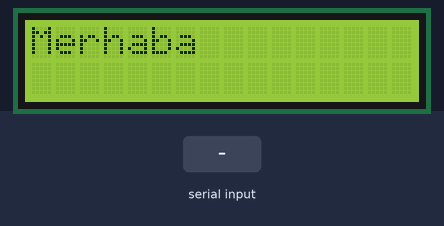
Recording of a sketch running on a simulated Arduino Uno, built with avr-gcc and run on an emulated ATmega328P. Shown: 16×2 character LCD. The inputs (shaded band) are chosen by the test bench.

Above: at 0.1 s.
2.3 s: "1" received over Serial
At 3.8 s:
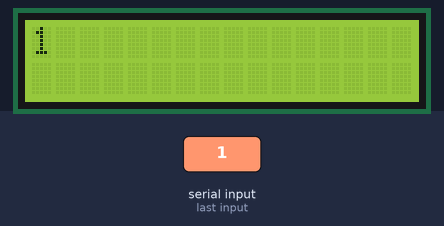
At 6.5 s:
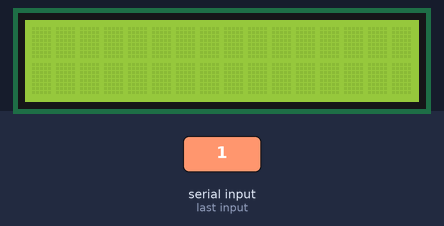
Timing chart, 0 to 8.0 s (numbered marks = the images above; inputs shaded):
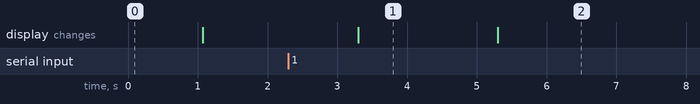

Measured:
- after the input at 2.3 s, the display: changes after 1.0 s (image 1)
- what the display in image 1 shows lasts 2.0 s, from 3.3 s to 5.3 s

The sketch:

arduino_lcdekran.ino
```cpp
#include <LiquidCrystal_I2C.h>
#include <Wire.h>

LiquidCrystal_I2C lcdekranim(0x27, 16, 2);

void setup()
{
  Serial.begin(9600);
  lcdekranim.init();
  lcdekranim.backlight();
  lcdekranim.setCursor(0, 0);
  lcdekranim.print("Merhaba");
  delay(1000);
  lcdekranim.clear();
}

void loop()
{
  if (Serial.available())
  {
    String message = Serial.readString();
    lcdekranim.clear();
    lcdekranim.print(message);
    delay(2000);
    for (int i = 0; i < message.length() + 16; i++) {
      lcdekranim.scrollDisplayLeft();
      delay(500);
    }
  }
}
```
